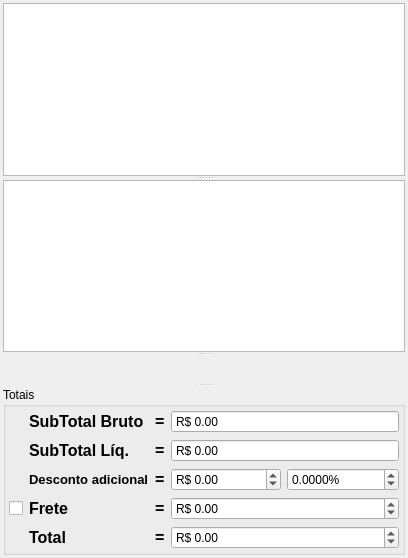
         <widget class="QFrame" name="framePagamentos">
          <property name="frameShape">
           <enum>QFrame::NoFrame</enum>
          </property>
          <property name="frameShadow">
           <enum>QFrame::Plain</enum>
          </property>
          <property name="lineWidth">
           <number>0</number>
          </property>
          <layout class="QGridLayout" name="gridLayout_3">
           <property name="leftMargin">
            <number>3</number>
           </property>
           <property name="topMargin">
            <number>3</number>
           </property>
           <property name="rightMargin">
            <number>3</number>
           </property>
           <property name="bottomMargin">
            <number>3</number>
           </property>
           <property name="spacing">
            <number>3</number>
           </property>
           <item row="0" column="0">
            <widget class="QSplitter" name="splitter_2">
             <property name="orientation">
              <enum>Qt::Vertical</enum>
             </property>
             <widget class="TableView" name="tableFluxoCaixa">
              <property name="sizePolicy">
               <sizepolicy hsizetype="Preferred" vsizetype="Expanding">
                <horstretch>0</horstretch>
                <verstretch>0</verstretch>
               </sizepolicy>
              </property>
              <property name="mouseTracking">
               <bool>true</bool>
              </property>
              <property name="selectionBehavior">
               <enum>QAbstractItemView::SelectRows</enum>
              </property>
              <property name="sortingEnabled">
               <bool>true</bool>
              </property>
              <attribute name="horizontalHeaderStretchLastSection">
               <bool>false</bool>
              </attribute>
             </widget>
             <widget class="TableView" name="tableFluxoCaixa2">
              <property name="sizePolicy">
               <sizepolicy hsizetype="Preferred" vsizetype="Expanding">
                <horstretch>0</horstretch>
                <verstretch>0</verstretch>
               </sizepolicy>
              </property>
              <property name="mouseTracking">
               <bool>true</bool>
              </property>
              <property name="editTriggers">
               <set>QAbstractItemView::NoEditTriggers</set>
              </property>
              <property name="selectionBehavior">
               <enum>QAbstractItemView::SelectRows</enum>
              </property>
              <property name="sortingEnabled">
               <bool>true</bool>
              </property>
              <attribute name="horizontalHeaderStretchLastSection">
               <bool>false</bool>
              </attribute>
             </widget>
             <widget class="WidgetPagamentos" name="widgetPgts" native="true">
              <property name="sizePolicy">
               <sizepolicy hsizetype="Expanding" vsizetype="Expanding">
                <horstretch>0</horstretch>
                <verstretch>0</verstretch>
               </sizepolicy>
              </property>
             </widget>
             <widget class="QGroupBox" name="groupBoxValores">
              <property name="title">
               <string>Totais</string>
              </property>
              <layout class="QGridLayout" name="gridLayout_6">
               <property name="leftMargin">
                <number>3</number>
               </property>
               <property name="topMargin">
                <number>3</number>
               </property>
               <property name="rightMargin">
                <number>3</number>
               </property>
               <property name="bottomMargin">
                <number>3</number>
               </property>
               <item row="3" column="0">
                <widget class="QCheckBox" name="checkBoxFreteManual">
                 <property name="sizePolicy">
                  <sizepolicy hsizetype="Fixed" vsizetype="Fixed">
                   <horstretch>0</horstretch>
                   <verstretch>0</verstretch>
                  </sizepolicy>
                 </property>
                 <property name="toolTip">
                  <string>&lt;html&gt;&lt;head/&gt;&lt;body&gt;&lt;p&gt;Aperte para habilitar a edição manual do frete.&lt;/p&gt;&lt;/body&gt;&lt;/html&gt;</string>
                 </property>
                 <property name="text">
                  <string/>
                 </property>
                </widget>
               </item>
               <item row="2" column="4">
                <widget class="QDoubleSpinBox" name="doubleSpinBoxDescontoGlobal">
                 <property name="sizePolicy">
                  <sizepolicy hsizetype="Preferred" vsizetype="Fixed">
                   <horstretch>0</horstretch>
                   <verstretch>0</verstretch>
                  </sizepolicy>
                 </property>
                 <property name="toolTip">
                  <string>&lt;html&gt;&lt;head/&gt;&lt;body&gt;&lt;p&gt;Desconto percentual sobre todo o orçamento.&lt;/p&gt;&lt;/body&gt;&lt;/html&gt;</string>
                 </property>
                 <property name="suffix">
                  <string>%</string>
                 </property>
                 <property name="decimals">
                  <number>4</number>
                 </property>
                 <property name="minimum">
                  <double>-9999999.000000000000000</double>
                 </property>
                 <property name="maximum">
                  <double>100.000000000000000</double>
                 </property>
                </widget>
               </item>
               <item row="4" column="2">
                <widget class="QLabel" name="label_10">
                 <property name="font">
                  <font>
                   <pointsize>12</pointsize>
                   <bold>true</bold>
                  </font>
                 </property>
                 <property name="text">
                  <string>=</string>
                 </property>
                </widget>
               </item>
               <item row="2" column="3">
                <widget class="QDoubleSpinBox" name="doubleSpinBoxDescontoGlobalReais">
                 <property name="sizePolicy">
                  <sizepolicy hsizetype="Preferred" vsizetype="Fixed">
                   <horstretch>0</horstretch>
                   <verstretch>0</verstretch>
                  </sizepolicy>
                 </property>
                 <property name="toolTip">
                  <string>&lt;html&gt;&lt;head/&gt;&lt;body&gt;&lt;p&gt;Desconto sobre todo o orçamento.&lt;/p&gt;&lt;/body&gt;&lt;/html&gt;</string>
                 </property>
                 <property name="correctionMode">
                  <enum>QAbstractSpinBox::CorrectToNearestValue</enum>
                 </property>
                 <property name="showGroupSeparator" stdset="0">
                  <bool>true</bool>
                 </property>
                 <property name="prefix">
                  <string>R$ </string>
                 </property>
                 <property name="decimals">
                  <number>2</number>
                 </property>
                 <property name="minimum">
                  <double>-9999999.000000000000000</double>
                 </property>
                 <property name="maximum">
                  <double>9999999.000000000000000</double>
                 </property>
                </widget>
               </item>
               <item row="3" column="1">
                <widget class="QLabel" name="labelFrete">
                 <property name="sizePolicy">
                  <sizepolicy hsizetype="Preferred" vsizetype="Preferred">
                   <horstretch>0</horstretch>
                   <verstretch>0</verstretch>
                  </sizepolicy>
                 </property>
                 <property name="font">
                  <font>
                   <pointsize>12</pointsize>
                   <bold>true</bold>
                  </font>
                 </property>
                 <property name="text">
                  <string>Frete</string>
                 </property>
                 <property name="alignment">
                  <set>Qt::AlignLeading|Qt::AlignLeft|Qt::AlignVCenter</set>
                 </property>
                </widget>
               </item>
               <item row="4" column="1">
                <widget class="QLabel" name="labelTotal">
                 <property name="font">
                  <font>
                   <pointsize>12</pointsize>
                   <bold>true</bold>
                  </font>
                 </property>
                 <property name="text">
                  <string>Total</string>
                 </property>
                 <property name="alignment">
                  <set>Qt::AlignLeading|Qt::AlignLeft|Qt::AlignVCenter</set>
                 </property>
                </widget>
               </item>
               <item row="0" column="3" colspan="2">
                <widget class="QDoubleSpinBox" name="doubleSpinBoxSubTotalBruto">
                 <property name="toolTip">
                  <string>&lt;html&gt;&lt;head/&gt;&lt;body&gt;&lt;p&gt;Sub-total bruto é o total do valor dos itens, &lt;span style=&quot; font-weight:600;&quot;&gt;sem nenhum desconto&lt;/span&gt;.&lt;/p&gt;&lt;/body&gt;&lt;/html&gt;</string>
                 </property>
                 <property name="frame">
                  <bool>true</bool>
                 </property>
                 <property name="readOnly">
                  <bool>true</bool>
                 </property>
                 <property name="buttonSymbols">
                  <enum>QAbstractSpinBox::NoButtons</enum>
                 </property>
                 <property name="correctionMode">
                  <enum>QAbstractSpinBox::CorrectToNearestValue</enum>
                 </property>
                 <property name="keyboardTracking">
                  <bool>false</bool>
                 </property>
                 <property name="showGroupSeparator" stdset="0">
                  <bool>true</bool>
                 </property>
                 <property name="prefix">
                  <string>R$ </string>
                 </property>
                 <property name="minimum">
                  <double>-9999999.000000000000000</double>
                 </property>
                 <property name="maximum">
                  <double>9999999.000000000000000</double>
                 </property>
                </widget>
               </item>
               <item row="1" column="1">
                <widget class="QLabel" name="labelSubTotalLiq">
                 <property name="font">
                  <font>
                   <pointsize>12</pointsize>
                   <bold>true</bold>
                  </font>
                 </property>
                 <property name="text">
                  <string>SubTotal Líq.</string>
                 </property>
                 <property name="alignment">
                  <set>Qt::AlignLeading|Qt::AlignLeft|Qt::AlignVCenter</set>
                 </property>
                </widget>
               </item>
               <item row="3" column="2">
                <widget class="QLabel" name="label_9">
                 <property name="font">
                  <font>
                   <pointsize>12</pointsize>
                   <bold>true</bold>
                  </font>
                 </property>
                 <property name="text">
                  <string>=</string>
                 </property>
                </widget>
               </item>
               <item row="0" column="2">
                <widget class="QLabel" name="label_7">
                 <property name="sizePolicy">
                  <sizepolicy hsizetype="Fixed" vsizetype="Preferred">
                   <horstretch>0</horstretch>
                   <verstretch>0</verstretch>
                  </sizepolicy>
                 </property>
                 <property name="font">
                  <font>
                   <pointsize>12</pointsize>
                   <bold>true</bold>
                  </font>
                 </property>
                 <property name="text">
                  <string>=</string>
                 </property>
                </widget>
               </item>
               <item row="1" column="2">
                <widget class="QLabel" name="label_8">
                 <property name="font">
                  <font>
                   <pointsize>12</pointsize>
                   <bold>true</bold>
                  </font>
                 </property>
                 <property name="text">
                  <string>=</string>
                 </property>
                </widget>
               </item>
               <item row="3" column="3" colspan="2">
                <widget class="QDoubleSpinBox" name="doubleSpinBoxFrete">
                 <property name="toolTip">
                  <string>&lt;html&gt;&lt;head/&gt;&lt;body&gt;&lt;p&gt;Valor total do orçamento, com desconto final.&lt;/p&gt;&lt;/body&gt;&lt;/html&gt;</string>
                 </property>
                 <property name="wrapping">
                  <bool>false</bool>
                 </property>
                 <property name="frame">
                  <bool>true</bool>
                 </property>
                 <property name="correctionMode">
                  <enum>QAbstractSpinBox::CorrectToNearestValue</enum>
                 </property>
                 <property name="showGroupSeparator" stdset="0">
                  <bool>true</bool>
                 </property>
                 <property name="prefix">
                  <string>R$ </string>
                 </property>
                 <property name="minimum">
                  <double>-9999999.000000000000000</double>
                 </property>
                 <property name="maximum">
                  <double>9999999.000000000000000</double>
                 </property>
                </widget>
               </item>
               <item row="1" column="3" colspan="2">
                <widget class="QDoubleSpinBox" name="doubleSpinBoxSubTotalLiq">
                 <property name="toolTip">
                  <string>&lt;html&gt;&lt;head/&gt;&lt;body&gt;&lt;p&gt;Sub-total líq. do orçamento é o subtotal dos itens com desconto&lt;/p&gt;&lt;/body&gt;&lt;/html&gt;</string>
                 </property>
                 <property name="frame">
                  <bool>true</bool>
                 </property>
                 <property name="readOnly">
                  <bool>true</bool>
                 </property>
                 <property name="buttonSymbols">
                  <enum>QAbstractSpinBox::NoButtons</enum>
                 </property>
                 <property name="correctionMode">
                  <enum>QAbstractSpinBox::CorrectToNearestValue</enum>
                 </property>
                 <property name="keyboardTracking">
                  <bool>false</bool>
                 </property>
                 <property name="showGroupSeparator" stdset="0">
                  <bool>true</bool>
                 </property>
                 <property name="prefix">
                  <string>R$ </string>
                 </property>
                 <property name="minimum">
                  <double>-9999999.000000000000000</double>
                 </property>
                 <property name="maximum">
                  <double>9999999.000000000000000</double>
                 </property>
                 <property name="value">
                  <double>0.000000000000000</double>
                 </property>
                </widget>
               </item>
               <item row="4" column="3" colspan="2">
                <widget class="QDoubleSpinBox" name="doubleSpinBoxTotal">
                 <property name="toolTip">
                  <string>&lt;html&gt;&lt;head/&gt;&lt;body&gt;&lt;p&gt;Valor total do orçamento, com desconto final.&lt;/p&gt;&lt;/body&gt;&lt;/html&gt;</string>
                 </property>
                 <property name="wrapping">
                  <bool>false</bool>
                 </property>
                 <property name="correctionMode">
                  <enum>QAbstractSpinBox::CorrectToNearestValue</enum>
                 </property>
                 <property name="showGroupSeparator" stdset="0">
                  <bool>true</bool>
                 </property>
                 <property name="prefix">
                  <string>R$ </string>
                 </property>
                 <property name="minimum">
                  <double>-9999999.000000000000000</double>
                 </property>
                 <property name="maximum">
                  <double>9999999.000000000000000</double>
                 </property>
                </widget>
               </item>
               <item row="2" column="1">
                <widget class="QLabel" name="labelDescontoAdicional">
                 <property name="sizePolicy">
                  <sizepolicy hsizetype="Fixed" vsizetype="Preferred">
                   <horstretch>0</horstretch>
                   <verstretch>0</verstretch>
                  </sizepolicy>
                 </property>
                 <property name="font">
                  <font>
                   <pointsize>10</pointsize>
                   <bold>true</bold>
                  </font>
                 </property>
                 <property name="text">
                  <string>Desconto adicional</string>
                 </property>
                </widget>
               </item>
               <item row="2" column="2">
                <widget class="QLabel" name="label_12">
                 <property name="font">
                  <font>
                   <pointsize>12</pointsize>
                   <bold>true</bold>
                  </font>
                 </property>
                 <property name="text">
                  <string>=</string>
                 </property>
                </widget>
               </item>
               <item row="0" column="1">
                <widget class="QLabel" name="labelSubTotalBruto">
                 <property name="font">
                  <font>
                   <pointsize>12</pointsize>
                   <bold>true</bold>
                  </font>
                 </property>
                 <property name="text">
                  <string>SubTotal Bruto</string>
                 </property>
                 <property name="alignment">
                  <set>Qt::AlignLeading|Qt::AlignLeft|Qt::AlignVCenter</set>
                 </property>
                </widget>
               </item>
              </layout>
             </widget>
            </widget>
           </item>
          </layout>
         </widget>
